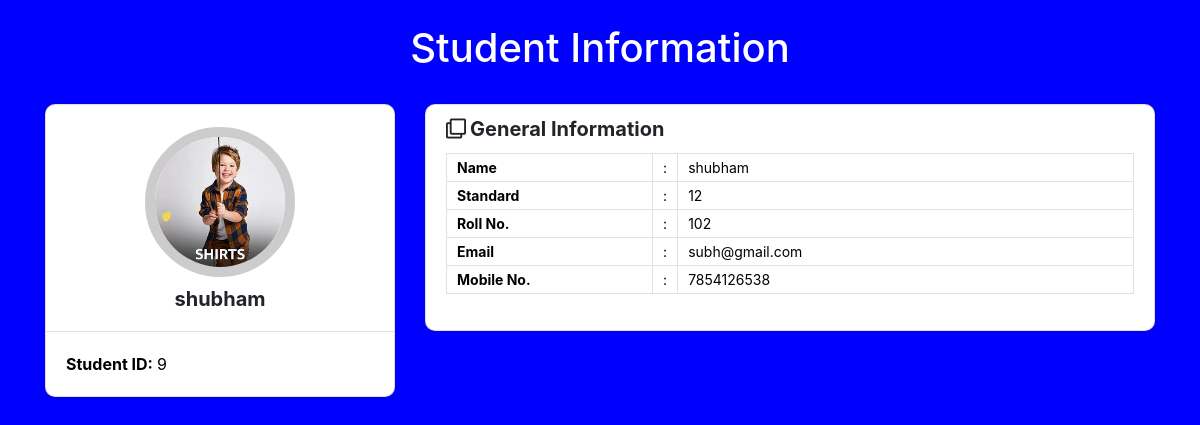
The app's page /students/view_student/9 with its own data.
### stu_info/models.py (models this page shows)
class Student(models.Model):
    name = models.CharField(max_length=100,null=False)
    roll_no = models.IntegerField()
    email = models.EmailField()
    phone = models.CharField(max_length=12)
    standard = models.IntegerField(blank=True)
    image = models.ImageField(upload_to='images/',null=True, blank=True)

### stu_info/views.py (the view)
# urls.py: path('students/view_student/<int:stu_id>',views.view_student,name='view_student'),
def view_student(request,stu_id=0):
   student_detail=Student.objects.get(id=stu_id)
   context = {
      'student_detail':student_detail
   }
   return render(request,'view_student.html',context)

### stu_info/templates/view_student.html (shortened to what this page needs)
<html>
    <head><br>
<link rel='stylesheet' href='https://cdnjs.cloudflare.com/ajax/libs/twitter-bootstrap/4.1.3/css/bootstrap.min.css'>
<link rel='stylesheet' href='https://cdnjs.cloudflare.com/ajax/libs/font-awesome/5.12.1/css/all.min.css'>
    </head>
    <body style="background-color:blue;">
        <h1 style="color:white; text-align:center;">Student Information</h1>
       <form action="['students/view_student/(?P<stu_id>[0-9]+)\\Z']" method="POST">
        <div class="student-profile py-4">
            <div class="container">
              <div class="row">
                <div class="col-lg-4">
                  <div class="card shadow-sm">
                    <div class="card-header bg-transparent text-center">
                      <img class="profile_img" src="{{student_detail.image.url}}" alt="student dp">
                    <h3>{{student_detail.name}}</h3>
                    </div>
                    <div class="card-body">
                      <p class="mb-0"><strong class="pr-1">Student ID:</strong>{{student_detail.id}}</p>
                    </div>
                  </div>
                </div>
                <div class="col-lg-8">
                  <div class="card shadow-sm">
                    <div class="card-header bg-transparent border-0">
                      <h3 class="mb-0"><i class="far fa-clone pr-1"></i>General Information</h3>
                    </div>
                    <div class="card-body pt-0">
                      <table class="table table-bordered">
                        <tr>
                          <th width="30%" >Name</th>
                          <td width="2%">:</td>
                          <td> {{student_detail.name}} </td>
                        </tr>
                        <tr>
                          <th width="30%" >Standard</th>
                          <td width="2%">:</td>
                          <td> {{student_detail.standard}} </td>
                        </tr>
                        <tr>
                          <th width="30%" >Roll No.</th>
                          <td width="2%">:</td>
                          <td> {{student_detail.roll_no}} </td>
                        </tr>
                        <tr>
                          <th width="30%" >Email</th>
                          <td width="2%">:</td>
                          <td>{{student_detail.email}}</td>
                         </tr>
                        <tr>
                          <th width="30%" >Mobile No.</th>
                          <td width="2%">:</td>
                          <td>{{student_detail.phone}}</td>
                        </tr>
                      </table>
                    </div>
                  </div>
              </div>
            </div>
          </div>
        </form>
    </body>
</html>

### stu_info/templates/view_student.html (style rules this page uses)
body { background: #67B26F; / fallback for old browsers / background: -webkit-linear-gradient(to right, #4ca2cd, #67B26F); / Chrome 10-25, Safari 5.1-6 / background: linear-gradient(to right, #4ca2cd, #67B26F); / W3C, IE 10+/ Edge, Firefox 16+, Chrome 26+, Opera 12+, Safari 7+ / padding: 0; margin: 0; font-family: 'Lato', sans-serif; color: #000; }
.student-profile .card { border-radius: 10px; }
.student-profile .card .card-header .profile_img { width: 150px; height: 150px; object-fit: cover; margin: 10px auto; border: 10px solid #ccc; border-radius: 50%; }
.student-profile .card h3 { font-size: 20px; font-weight: 700; }
.student-profile .card p { font-size: 16px; color: #000; }
.student-profile .table th, .student-profile .table td { font-size: 14px; padding: 5px 10px; color: #000; }

### records on screen
Student: image (picture), name "shubham", id "9", standard "12", roll_no "102", email "subh@gmail.com", phone "7854126538"
